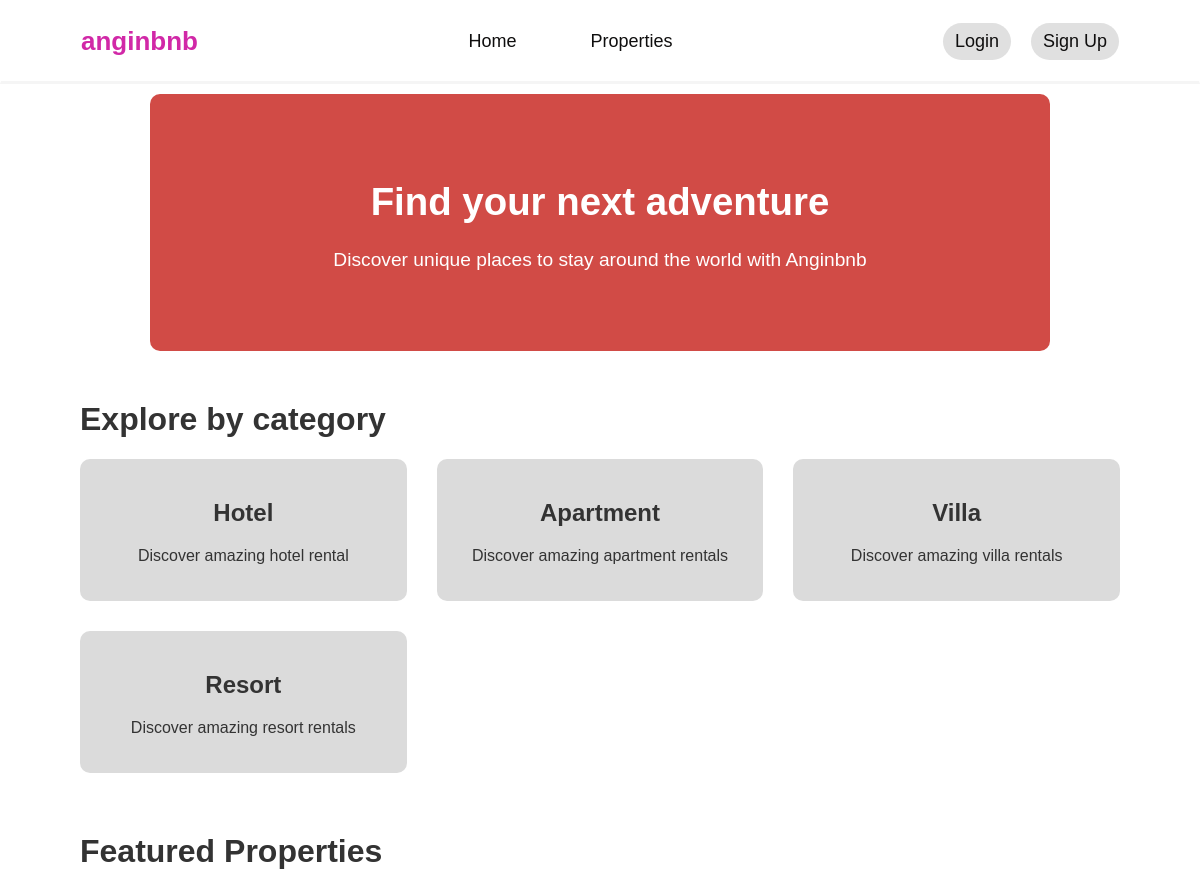
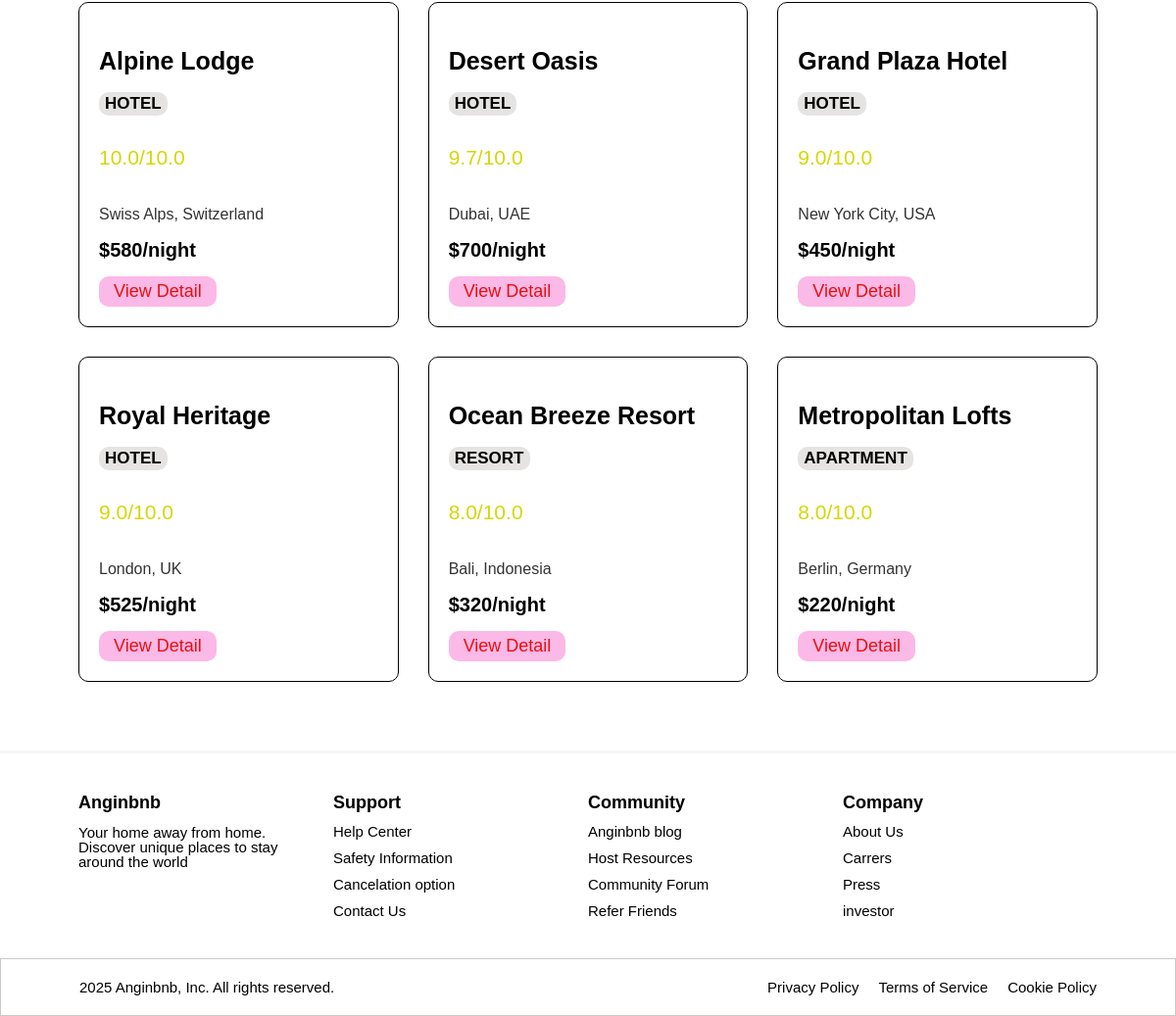
The page / on the database its author committed (2 pictures, top to bottom).
### tables this page shows
CREATE TABLE MsProperty (
    PropertyID INT(10) NOT NULL AUTO_INCREMENT,
    PropertyName VARCHAR(100) NOT NULL,
    PropertyLocation VARCHAR(100) NOT NULL,
    PropertyPrice INT(10) NOT NULL,
    PropertyDescription VARCHAR(200) NOT NULL,
    PropertyRating DECIMAL(3, 1) NOT NULL,
    CategoryID INT(10) NOT NULL,
    PRIMARY KEY (PropertyID),
    FOREIGN KEY (CategoryID) REFERENCES MsCategory(CategoryID) 
        ON UPDATE CASCADE ON DELETE CASCADE
);

CREATE TABLE MsCategory (
    CategoryID INT(10) NOT NULL AUTO_INCREMENT,
    CategoryName VARCHAR(20) NOT NULL,
    PRIMARY KEY (CategoryID)
);

### index.php (the view)
<?php include 'config/database.php'; ?>
<?php include 'components/header.php'; ?>
<?php include 'components/navbar.php'; ?>
<main>
    <div id="banner">
        <h1>Find your next adventure</h1>
        <p>Discover unique places to stay around the world with Anginbnb</p>
    </div>
    <div id="category">
        <h1>Explore by category</h1>
        <div class="boxcategory">
            <a href="properties.php?cat=1" class="category-item">
                <h2>Hotel</h2>
                <p>Discover amazing hotel rental</p>
            </a>
            <a href="properties.php?cat=2" class="category-item">
                <h2>Apartment</h2>
                <p>Discover amazing apartment rentals</p>
            </a>
            <a href="properties.php?cat=3" class="category-item">
                <h2>Villa</h2>
                <p>Discover amazing villa rentals</p>
            </a>
            <a href="properties.php?cat=4" class="category-item">
                <h2>Resort</h2>
                <p>Discover amazing resort rentals</p>
            </a>
        </div>
    </div>
    <div id="featured-properti">
        <h1>Featured Properties</h1>
        <div class="boxproperti">
            <?php
            $query = "SELECT p.*, c.CategoryName
                      FROM MsProperty p
                      JOIN MsCategory c ON p.CategoryID = c.CategoryID
                      ORDER BY p.PropertyRating DESC
                      LIMIT 6";
            $result = mysqli_query($connect, $query);
            if (mysqli_num_rows($result) > 0) {
                while ($row = mysqli_fetch_assoc($result)) {
                    ?>
                    <div class="isiproperti">
                        <h3><?php echo $row['PropertyName']; ?></h3>
                        <p class="category-tag"><?php echo $row['CategoryName']; ?></p>
                        <p class="rating"><?php echo $row['PropertyRating']; ?>/10.0</p>
                        <p class="Location"><?php echo $row['PropertyLocation']; ?></p>
                        <p class="Price">$<?php echo number_format($row['PropertyPrice']); ?>/night</p>
                        <a href="property-detail.php?id=<?php echo $row['PropertyID']; ?>" class="view-detail">View Detail</a>
                    </div>
                    <?php
                }
            } else {
                echo "<p>No properties found.</p>";
            }
            ?>
        </div>
    </div>
</main>
<?php include 'components/footer.php'; ?>

### components/header.php (shortened to what this page needs)
<!DOCTYPE html>
<html lang="en">
<head>
    <link rel="stylesheet" href="assets/css/style.css">
    <link rel="stylesheet" href="assets/css/home.css">
</head>
<body>

### components/navbar.php (shortened to what this page needs)
<header class="nav-bar">
    <span id="logocompany"><a href="index.php" style="color: inherit;">anginbnb</a></span>
    <div class="menu-page">
        <?php if (isset($_SESSION['user_role']) && $_SESSION['user_role'] == 'Admin'): ?>
            <a href="admin/manage-users.php">Manage User</a>
            <a href="admin/manage-properties.php">Manage Properties</a>
            <a href="admin/manage-payment-types.php">Payment Types</a>
            <a href="admin/manage-categories.php">Categories</a>
            <a href="profile.php">Profile</a>
            <a href="logout.php">Logout</a>
        <?php else: ?>
            <a href="index.php">Home</a>
            <a href="properties.php">Properties</a>
        <?php endif; ?>
    </div>
    <?php if (isset($_SESSION['user_id'])): ?>
        <div class="welcome-msg" style="display: flex; gap: 15px; align-items: center;">
            <span>Welcome, <?php echo htmlspecialchars($_SESSION['user_name']); ?></span>
        </div>
    <?php else: ?>
        <div class="registration-page">
            <a href="login.php" class="buttoninput">Login</a>
            <a href="signup.php" class="buttoninput">Sign Up</a>
        </div>
    <?php endif; ?>
</header>

### components/footer.php
<footer class="footer">
        <div class="footerisi">Anginbnb
            <div id="desc">Your home away from home. Discover unique places to stay around the world</div>
        </div>
        <div class="footerisi">Support
            <div id="help">Help Center</div>
            <div id="Safety-information">Safety Information</div>
            <div id="Cancelation-option">Cancelation option</div>
            <div id="contact-us">Contact Us</div>
        </div>
        <div class="footerisi">Community
            <div id="blog">Anginbnb blog</div>
            <div id="host">Host Resources</div>
            <div id="forum">Community Forum</div>
            <div id="referal">Refer Friends</div>
        </div>
        <div class="footerisi">Company
            <div id="aboutus">About Us</div>
            <div id="Carrers">Carrers</div>
            <div id="press">Press</div>
            <div id="investor">investor</div>
        </div>
    </footer>
    <div id="copyright">
        <span class="copyrightisi">2025 Anginbnb, Inc. All rights reserved.</span>
        <span class="copyrightisi">Privacy Policy</span>
        <span class="copyrightisi">Terms of Service</span>
        <span class="copyrightisi">Cookie Policy</span>
    </div>
</body>
</html>

### assets/css/style.css (style rules this page uses)
body { font-family: Arial, sans-serif; background-color: #f7f7f7; color: #333333; min-height: 100vh; margin: 0; padding: 0; display: flex; flex-direction: column; }
a { text-decoration: none; color: inherit; }
.nav-bar { display: flex; justify-content: space-between; align-items: center; padding: 20px 80px; background-color: white; border: 1px solid white; height: 40px; border-bottom: 3px solid whitesmoke; margin-bottom: 10px; }
#logocompany { font-size: 26px; font-weight: 600; color: rgb(209, 40, 167); }
.menu-page { display: flex; gap: 30px; color: black; align-items: center; }
.menu-page a { color: black; font-size: 16px; }
.registration-page { display: flex; align-items: center; }
.registration-page a { margin-left: 20px; color: #0f0e0e; font-size: large; padding: 8px 12px; border: 7px; }
.buttoninput { background-color: rgb(224, 224, 224); border-radius: 20px; border-color: #0f0e0e; padding: 8px 20px; }
.footer { display: flex; justify-content: space-between; padding: 40px 80px; background-color: white; border-top: 3px solid whitesmoke; margin-top: 10px; }
.footerisi { font-size: large; font-weight: bold; color: black; min-width: 150px; flex: 1; }
.footerisi div { font-size: 15px; font-weight: 400; color: black; margin-top: 10px; cursor: pointer; }
#desc { font-weight: normal; line-height: 15px; margin-top: 12px; padding-right: 20px; }
#copyright { display: flex; justify-content: flex-start; gap: 20px; padding: 20px 80px; background-color: white; border: 1px solid rgb(204, 201, 201); font-size: 15px; color: black; }
.copyrightisi:first-child { margin-right: auto; }

### rows shown on the page
msproperty: PropertyName "Alpine Lodge", CategoryID.CategoryName "HOTEL", PropertyRating "10.0", PropertyLocation "Swiss Alps, Switzerland", PropertyPrice "580"
msproperty: PropertyName "Desert Oasis", CategoryID.CategoryName "HOTEL", PropertyRating "9.7", PropertyLocation "Dubai, UAE", PropertyPrice "700"
msproperty: PropertyName "Grand Plaza Hotel", CategoryID.CategoryName "HOTEL", PropertyRating "9.0", PropertyLocation "New York City, USA", PropertyPrice "450"
msproperty: PropertyName "Royal Heritage", CategoryID.CategoryName "HOTEL", PropertyRating "9.0", PropertyLocation "London, UK", PropertyPrice "525"
msproperty: PropertyName "Ocean Breeze Resort", CategoryID.CategoryName "RESORT", PropertyRating "8.0", PropertyLocation "Bali, Indonesia", PropertyPrice "320"
msproperty: PropertyName "Metropolitan Lofts", CategoryID.CategoryName "APARTMENT", PropertyRating "8.0", PropertyLocation "Berlin, Germany", PropertyPrice "220"
